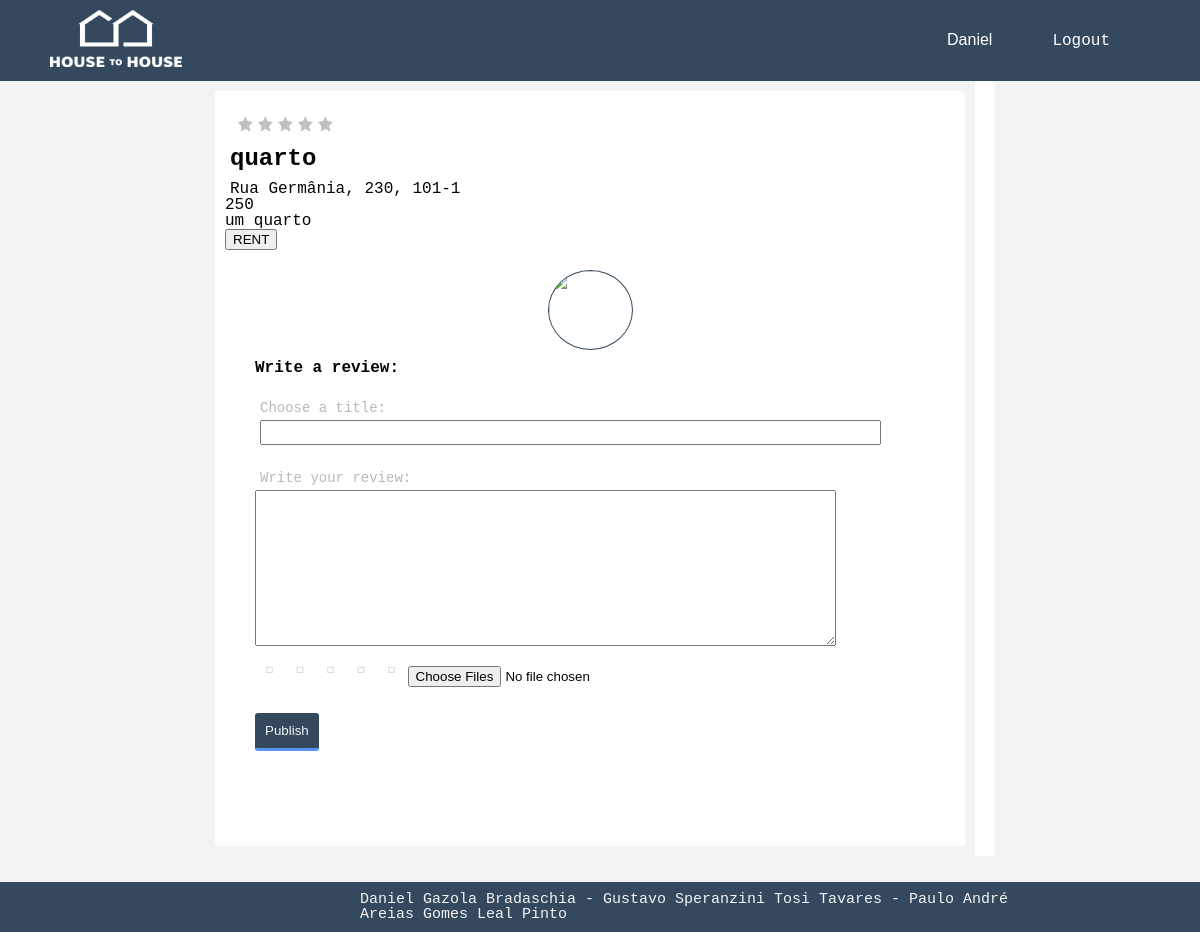
Screenshot of /pages/place.php?id=2 (signed in) with the database file from the repository.
### tables this page shows
CREATE TABLE USER(
    idUser INTEGER PRIMARY KEY,
    name TEXT NOT NULL,
    password TEXT NOT NULL,
    email TEXT NOT NULL UNIQUE,
    gender CHAR CHECK (gender == 'F' OR gender == 'f' OR gender == 'M' OR gender == 'm'),
    birthdate DATE,
    cellphone INTEGER,
    profilePicture BLOB,
    type TEXT CHECK (type == 'Owner' OR type == 'Tourist')
);

CREATE TABLE PROPERTY (
    idProperty INTEGER PRIMARY KEY,
    idOwner INTEGER REFERENCES USER (idUser),
    address TEXT,
    title TEXT,
    price FLOAT,
    description TEXT,
    rate NUMERIC
, available BLOB);

### dbActions/user.php (called while the page is built, shortened)
<?php
include_once('config.php');
function getIdByUserName($email){
    global $db;
    $statement = $db->prepare('SELECT idUser FROM USER WHERE email = ? ');
    $statement->execute([$email]);
    return $statement->fetch()['idUser'];
}
function getUserInfoByUserName($email,$info){
    global $db;
    $statement = $db->prepare('SELECT * FROM USER WHERE email = ? ');
    $statement->execute([$email]);
    return $statement->fetch()[$info];
}
function getUserPhoto($email){
    global $db;
    $statement = $db->prepare('SELECT profilePicture FROM USER WHERE email = ?');
    $statement->execute([$email]);
    return $statement->fetch()['profilePicture'];
}

### pages/place.php (the view, shortened to what this page needs)
    <!DOCTYPE html>
    <?php
    include_once "header.php";
    include_once "../dbActions/placeUtils.php";
    include_once "../dbActions/user.php";
    $id = $_GET["id"];
    $userId = "";
    if(!empty($_SESSION['login-user']))
        $userId = $_SESSION['login-user'];
    $namePlace = getPropertyInfoById($id, 'title');
    $location = getPropertyInfoById($id, 'address');
    $description = getPropertyInfoById($id, 'description');
    $price = getPropertyInfoById($id, 'price');
    ?>
    <div class="placePage">
        <div class="main">
            <div class="container">
                    <p id="placeName"><?php echo $namePlace ?></p>
                    <p id="placeLocation"><?php echo $location ?></p>
                    <p id="placePrice"><?php echo $price ?></p>
                    <p id="placeDescription"><?php echo $description ?></p>
                    <div class="rent">
                        <?php
                        if (!(isPlaceOwner(getIdByUserName($userId), $id)) && $userId != ""){
                            echo '<button class="rent-button" id="btnCreateAccount" onclick="visibleRent()">RENT</button>';
                        }
                        ?>
                    </div>
                    <?php
                    if (isset($userId) && $userId != "")
                    {
                        echo '<div class="container">';
                        $photo = '../assets/' . getUserPhoto($_SESSION['login-user']);
                        echo '<img id="userPhoto" src=' . $photo . '>';
                        echo '<form id="formRev" class="reviewForm" action="../dbActions/sendReview.php" method="post"';
                        echo 'enctype="multipart/form-data">';
                        echo '<p class="boxTitle">Write a review:</p>';
                        echo '<label>Choose a title:</label>';
                        echo '<input type="text" name="title"><br>';
                        echo '<label>Write your review:</label>';
                        echo '​<textarea name="review" id="review" rows="10" cols="70"></textarea>';
                        echo '<fieldset class="ratingSearch">';
                        echo '<input type="radio" id="star5" name="rating" value="5"/>
                                    <label class="full" for="star5" title="Pretty f\'ing Good - 5 stars"></label>
                                <input type="radio" id="star4" name="rating" value="4"/>
                                    <label class="full" for="star4" title="Pretty Good - 4 stars"></label>
                                <input type="radio" id="star3" name="rating" value="3"/>
                                    <label class="full" for="star3" title="Seen Better and Worst - 3 stars"></label>
                                <input type="radio" id="star2" name="rating" value="2"/>
                                    <label class="full" for="star2" title="Pretty Bad - 2 stars"></label>
                                <input type="radio" id="star1" name="rating" value="1"/>
                                    <label class="full" for="star1" title="Pretty f\'ing Bad - 1 star"></label>
                                </fieldset>
                            <br><br>
                            <input type="file" name="fileToUpload[]" id="fileToUpload" multiple="multiple">
                            <br><br>
                            <input id="submit" type="submit" value="Publish">
                        </form>
                        </div>';
                    }
                    ?>
                </div>
            </div>
            <div class="container">
            </div>
        </div>
<?php
include_once "footer.php";
?>

### pages/header.php (shortened to what this page needs)
<?php
include_once "../dbActions/user.php";
?>
<html lang="en">
<head>
	<link rel="stylesheet" href="../assets/font-awesome/css/font-awesome.min.css">
    <link rel="stylesheet" href="../css/reset.css">
    <link rel="stylesheet" href="../css/style.css">
    <link rel="stylesheet" href="//code.jquery.com/ui/1.12.1/themes/base/jquery-ui.css">
     <div class="header">
        <div class="header-left-icon">
            <img class="logo" src="../assets/logo4.png" onclick="location.href='index.php'">
        </div>
        <div class="header-right">
            <div class="header-login">
                <?php
                if (isset($_SESSION['login-user'])) {
                    $name = getUserInfoByUserName($_SESSION['login-user'], 'name');
                    echo '<button class="login-button" onclick="location.href=\'profile.php\'" type="button">' . $name . '</button>';
                    echo '<a class="createAccount-button" href="../dbActions/logout.php">Logout</a>';
                } else {
                    echo '<button class="login-button" id="btnCreateAccount" onclick="visibleLogin()">Log In</button>';
                    echo ' <button class="createAccount-button" id="btnCreateAccount" onclick="visibleCreateAcc()">Sign Up</button>';
                }
                ?>
            </div>
        </div>
    </div>
</head>

### css/style.css (style rules this page uses)
*, *::after, *::before { box-sizing: border-box; }
html { font-size: 62.5%; }
a { color: #2e416a; text-decoration: none; }
.header { display: flex; flex-wrap: wrap; justify-content: space-between; background: #34495E; height: 10%; padding: 0.5em 0; }
.header .header-left-icon { float: left; width: 125px; text-align: right; margin: 2px 10px; }
.header .logo { height: 1.5cm; width: 3.5cm; margin-left: 40px; }
.header .header-right { float: right; text-align: left; align-self: center; margin: 2px 10px; font-size: 1.6rem; font-family: "Andale Mono", monospace; color: #F3F3F3; position: relative; z-index: 2; }
.header .header-right .header-login { float: left; align-self: center; vertical-align: middle; text-align: center; }
.login-button { background-color: #34495E; border: none; color: #ffffff; text-align: center; text-decoration: none; display: inline-block; font-size: 16px; padding-right: 60px; }
.createAccount-button { background-color: #34495E; border: none; color: #ffffff; text-align: center; text-decoration: none; display: inline-block; font-size: 16px; padding-right: 20px; }
.placePage { display: flex; flex-wrap: wrap; -webkit-align-content: center; align-content: center; }
.placePage .container { margin-bottom: 1.6em; background-color: #ffffff; border-radius: 4px; padding: 10px 10px 10px 10px; }
.placePage .main { padding: 10px 10px 10px 10px; position: relative; min-width: 500px; width: 100%; }
@media only screen and (min-width: 850px) { .placePage { display: flex; flex-wrap: nowrap; justify-content: center; } }
@media only screen and (min-width: 850px) { .placePage .main { max-width: 770px; min-width: 400px; float: left; } }
#placeName { font-family: "Andale Mono", monospace; padding-top: 10px; padding-left: 5px; font-size: x-large; font-weight: bold; }
#placeLocation { font-family: "Andale Mono", monospace; padding-top: 10px; padding-left: 5px; font-size: medium; }
.reviewForm { padding-left: 20px; padding-bottom: 50px; }
.reviewForm button, .reviewForm input[type="submit"], .reviewForm input[type="button"] { margin-top: 10px; align-content: center; background: #34495E; border: none; padding: 10px 10px 10px 10px; border-bottom: 3px solid #5994FF; border-radius: 3px; color: #F3F3F3; }
.reviewForm input[type="text"] { box-sizing: border-box; -webkit-box-sizing: border-box; -moz-box-sizing: border-box; width: 90%; display: block; height: 25px; margin: 5px; line-height: 25px; font-size: 16px; font-family: "Andale Mono", monospace; }
.reviewForm label { float: left; margin: 5px; color: #B9B9B9; font-size: 14px; overflow: hidden; font-family: "Andale Mono", monospace; }
.boxTitle { font-family: "Andale Mono", monospace; padding-top: 10px; padding-bottom: 20px; font-size: medium; font-weight: bold; }
#userPhoto { border-radius: 50%; width: 85px; height: 80px; display: block; margin-left: auto; margin-right: auto; margin-top: 10px; border: 1.5px solid #34495E; }
.ratingSearch { border: none; float: left; }
.ratingSearch>label:before { margin: 5px; font-size: 1.25em; font-family: "Andale Mono", monospace; display: inline-block; content: "\f005"; }
.ratingSearch>label { color: #ddd; float: right; }

### rows the page displays
user: name "Daniel"
property: rate 0 (drawn), title "quarto", address "Rua Germânia, 230, 101-1", price "250", description "um quarto"
